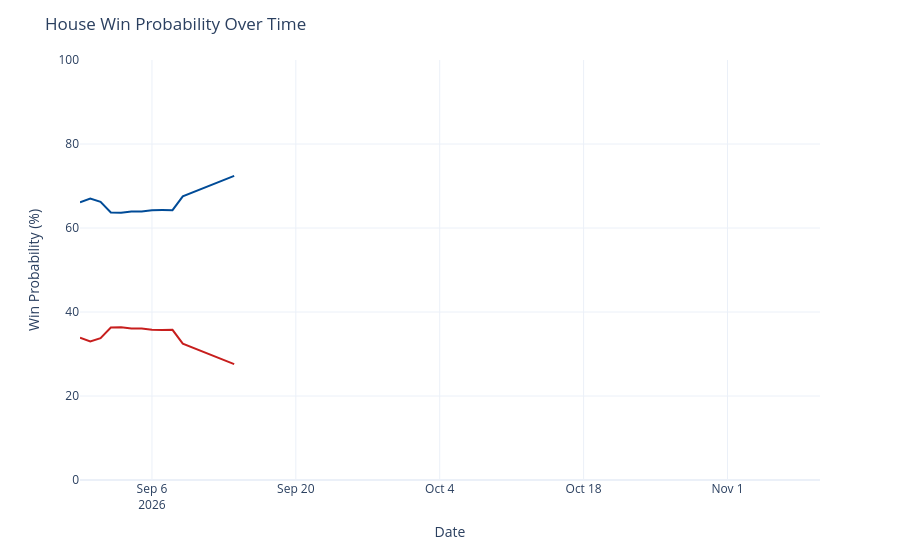

Notebook cell for this chart:
### Code cell
chance_over_time = output_ts[(output_ts['geo'] == 'US House') &
                             (output_ts['type'] == 'chance')]
chance_over_time['rep_chance'] = chance_over_time['y'].map(lambda x: 100 - x)
chance_over_time = chance_over_time.rename({'y': 'Democrats', 'rep_chance': 'Republicans'}, axis=1)
chance_time_ser = px.line(chance_over_time, x='date', y=['Democrats', 'Republicans'], template='plotly_white',
                         color_discrete_map={'Democrats': '#004b97', 'Republicans': '#c71e1d'},)
chance_time_ser.update_traces(hovertemplate="%{y:.1f}%")
chance_time_ser.update_layout(
    xaxis=dict(range=[pd.to_datetime('2026-08-30'), pd.to_datetime('2026-11-10')]),
    yaxis=dict(range=[0, 100]),
    xaxis_title='Date',
    yaxis_title='Win Probability (%)',
    title=dict(text="House Win Probability Over Time"),
    hovermode="x",
    showlegend=False
)
chance_time_ser

### Figure 1 — Plotly figure (JSON) as saved in the notebook; plotly's stock layout.template omitted (floating-point values rounded to 4 significant figures)
{"data": [{"hovertemplate": "%{y:.1f}%", "legendgroup": "Democrats", "line": {"color": "#004b97", "dash": "solid"}, "marker": {"symbol": "circle"}, "mode": "lines", "name": "Democrats", "orientation": "v", "showlegend": true, "type": "scatter", "x": ["2026-08-30", "2026-08-31", "2026-09-01", "2026-09-02", "2026-09-03", "2026-09-04", "2026-09-05", "2026-09-06", "2026-09-07", "2026-09-08", "2026-09-09", "2026-09-14"], "xaxis": "x", "y": [66.12, 67.02, 66.25, 63.69, 63.65, 63.91, 63.91, 64.23, 64.27, 64.25, 67.54, 72.39], "yaxis": "y"}, {"hovertemplate": "%{y:.1f}%", "legendgroup": "Republicans", "line": {"color": "#c71e1d", "dash": "solid"}, "marker": {"symbol": "circle"}, "mode": "lines", "name": "Republicans", "orientation": "v", "showlegend": true, "type": "scatter", "x": ["2026-08-30", "2026-08-31", "2026-09-01", "2026-09-02", "2026-09-03", "2026-09-04", "2026-09-05", "2026-09-06", "2026-09-07", "2026-09-08", "2026-09-09", "2026-09-14"], "xaxis": "x", "y": [33.88, 32.98, 33.75, 36.31, 36.35, 36.09, 36.09, 35.77, 35.73, 35.75, 32.46, 27.61], "yaxis": "y"}], "layout": {"hovermode": "x", "legend": {"title": {"text": "variable"}, "tracegroupgap": 0}, "margin": {"t": 60}, "showlegend": false, "title": {"text": "House Win Probability Over Time"}, "xaxis": {"anchor": "y", "domain": [0, 1], "range": ["2026-08-30T00:00:00", "2026-11-10T00:00:00"], "title": {"text": "Date"}}, "yaxis": {"anchor": "x", "domain": [0, 1], "range": [0, 100], "title": {"text": "Win Probability (%)"}}}}
